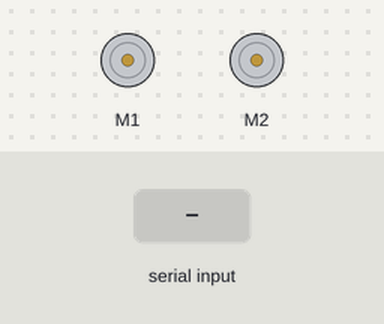
Bench run of a sketch on a simulated Arduino Uno, built with avr-gcc and run on an emulated ATmega328P. Parts: 2 × DC motor (green arrow = forward, orange = backward, longer = faster). The inputs (shaded band) are chosen by the test bench.

Above: at 1.2 s.
1.3 s: "1" received over Serial
At 2.1 s:
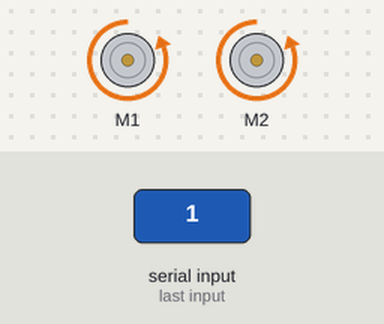
2.8 s: "0" received over Serial
At 3.3 s:
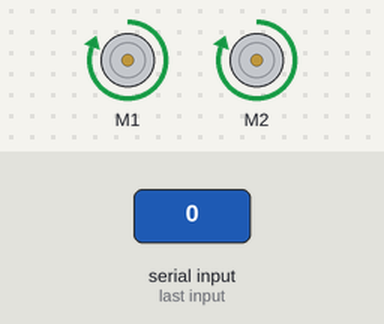
4.3 s: "2" received over Serial
At 5.6 s:
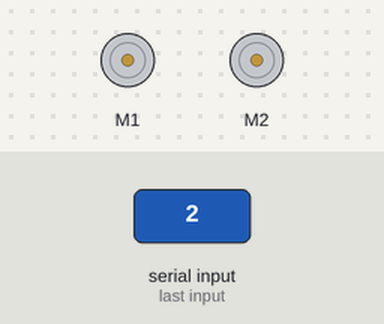
Timing chart, 0 to 7.3 s (numbered marks = the images above; inputs shaded):
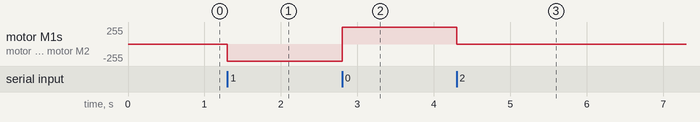

The sketch:

TeckWah_VNH5019.ino
```cpp
/* Author: Benjamin Low (benjamin.low@digimagic.com.sg)
 *
 * Description: Code for Pololu motor shield VNH5019 that
 * controls a pair of linear actuators. Documentation found at
 * https://www.pololu.com/product/2507
 *
 * Last updated: 30 Jan 2016
 */

#include "DualVNH5019MotorShield.h"

//USER DEFINED SETTINGS
bool DEBUG = false;
int thisLinearActuatorBoxNum = 2; //1 is for the horizontal drawer, 2 for the vertical display

DualVNH5019MotorShield md;
enum motor_states { extend, retract, neutral };
motor_states first_motor_state = neutral;
motor_states second_motor_state = neutral;

void setup() {
  Serial.begin(9600);
  if (DEBUG) Serial.println("Dual VNH5019 Motor Shield");
  md.init();
}

void loop() {

  stopIfFault();

  switch (first_motor_state) {
    case (extend):
        md.setM1Speed(-400);
      break;
    case (retract):
        md.setM1Speed(400);
      break;
    case (neutral):
      md.setM1Brake(400);
      break;
    default:
      break;
  }


  switch (second_motor_state) {
    case (extend):
        md.setM2Speed(-400);
      break;
    case (retract):
        md.setM2Speed(400);
      break;
    case (neutral):
      md.setM2Brake(400);
      break;
    default:
      break;
  }
}

void serialEvent() {

  int incoming = Serial.read();

  if (incoming == '1') {

    first_motor_state = extend;
    second_motor_state = extend;
    if (DEBUG)   Serial.println("extending");

  } else if (incoming == '0') {

    first_motor_state = retract;
    second_motor_state = retract;
    if (DEBUG) Serial.println("retracting");

  } else if (incoming == '2') {

    first_motor_state = neutral;
    second_motor_state = neutral;
    if (DEBUG) Serial.println("stopping");
  }
}

void stopIfFault()
{
  if (md.getM1Fault())
  {
    Serial.println("M1 fault");
    while (1);
  }
  if (md.getM2Fault())
  {
    Serial.println("M2 fault");
    while (1);
  }
}
```

command_list.ino
```cpp
/*
 * '1' - extend
 * '0' - retract
 * '2' - stop
 */
```

Measured:
- after the input at 1.3 s, motor M1, motor M2: stopped → backward 255/255 at once
- after the input at 2.8 s, motor M1, motor M2: backward 255/255 → forward 255/255 at once
- after the input at 4.3 s, motor M1, motor M2: forward 255/255 → stopped at once
